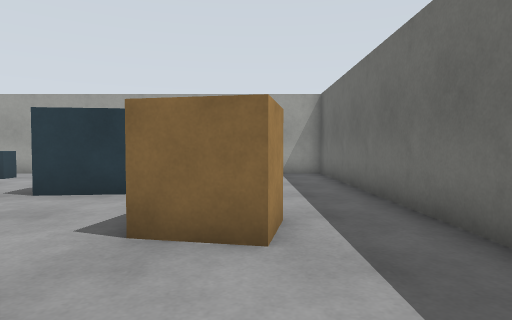
View 1 (above)

18 first-person views from a walk through a robot-simulator world made for Gazebo. The camera is 0.94 m above the floor, tilts 2° down and sees 75° across. The floor is counted in squares, 1 m on a side. Each view is taken from the middle of a square. On the plan, view 1 faces up. The plan holds only what a view shows up to about 12 squares ahead; the rest is blank.

View 2
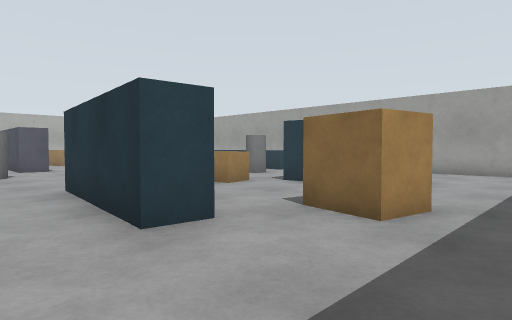

View 3
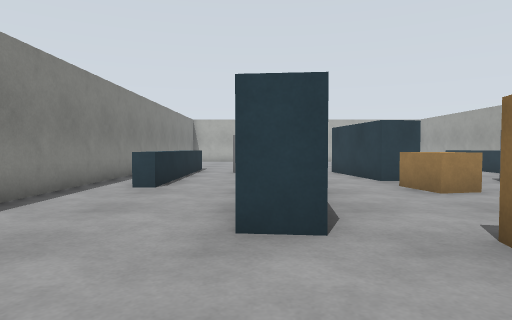

View 4
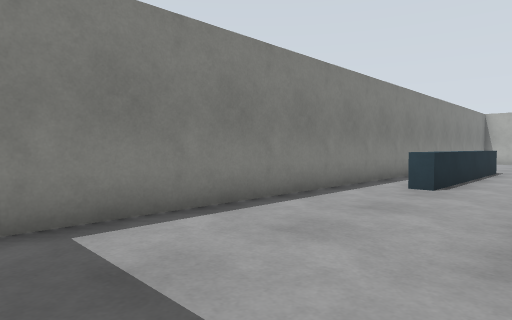

View 5
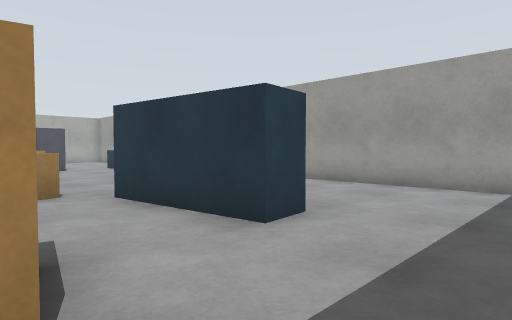

View 6
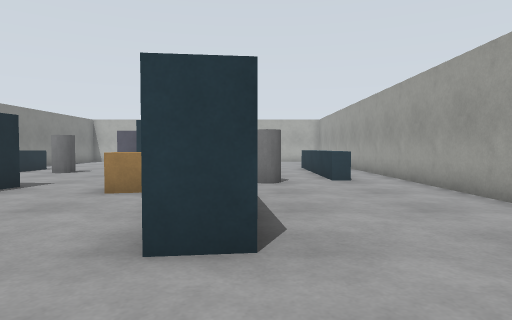

View 7
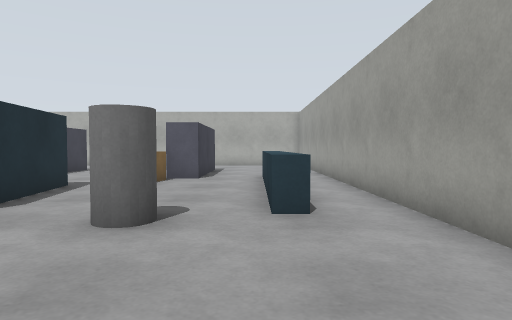

View 8
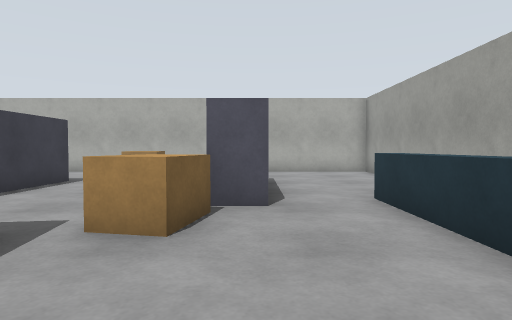

View 9
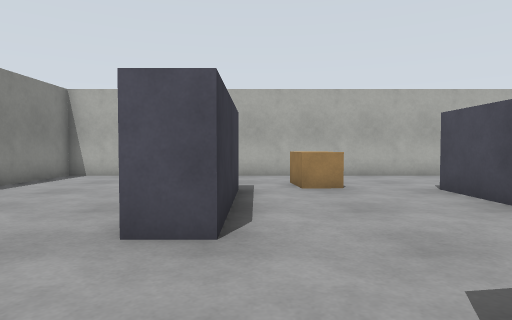

View 10
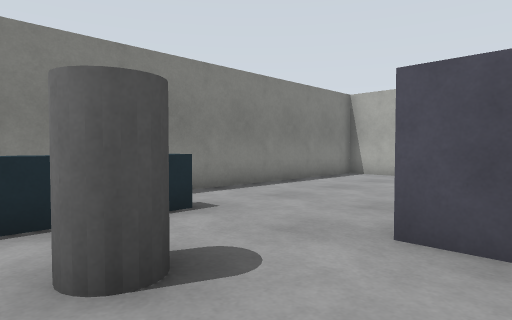

View 11
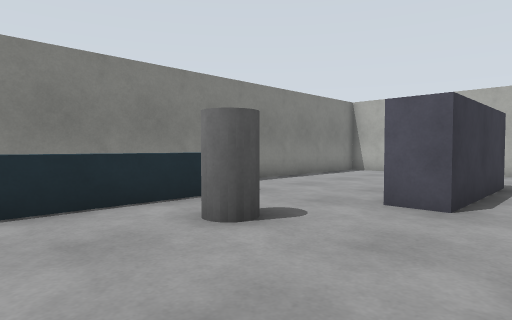

View 12
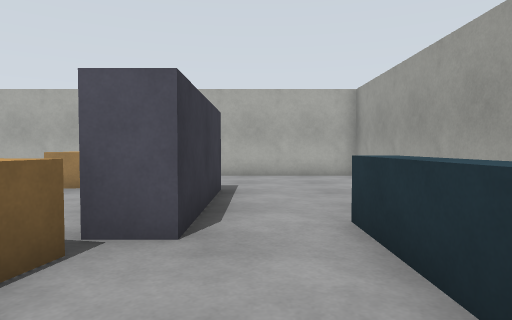

View 13
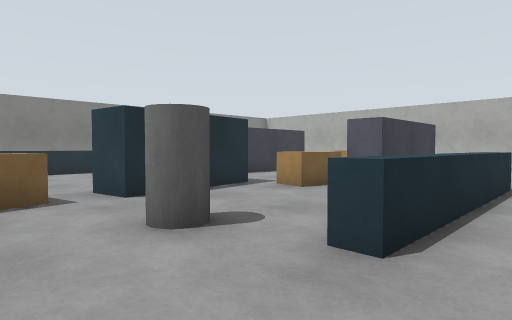

View 14
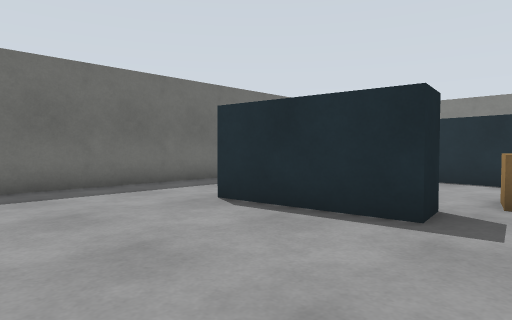

View 15
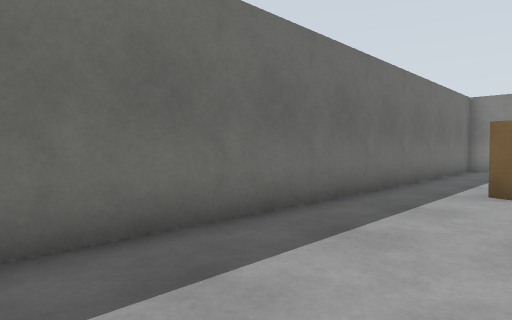

View 16
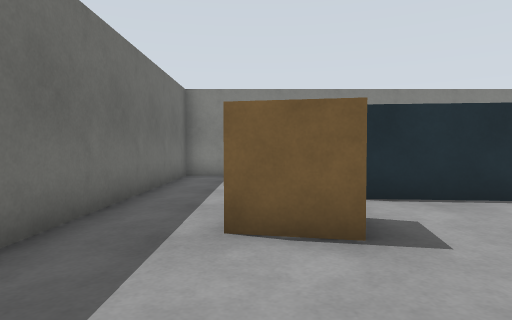

View 17
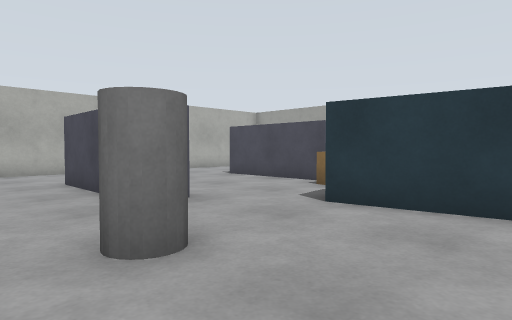

View 18
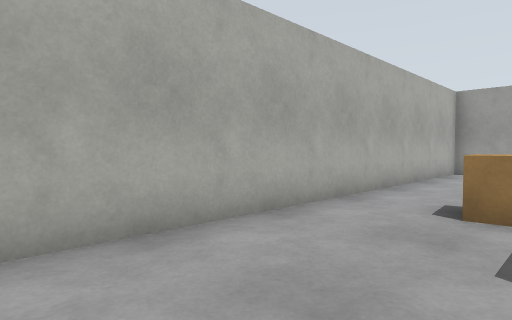

### Floor plan
Points are (right, up) in squares from view 1. A wall is a line through its corners. A room is listed if a view was taken in it or the views show most of it. See-through windows are left out.
Room 1 (views 1, 2, 3, 4, 5, 6, 7, 8, 9, 10, 11, 12, 13, 14, 15, 16, 17, 18)
walls: (-6.2, 2.2) (-1.9, 1.8); (-15.1, 1.6) (-17.6, 1.6); (-4.4, 6.6) (-4.6, 7.6) (-1, 8) (-0.9, 7) (-4.4, 6.6); (-17.6, 2.6) (-13.4, 2.6) (-13.4, 1.5); (-1.6, 1.9) (-1.7, 0.8) (-6.3, 1.2); (-17.6, 8.2) (-13.4, 8.2) (-13.4, 7.2) (-17.6, 7.2); (1, 12.4) (-21.4, 12.4) (-21.4, -3.4) (2.4, -3.4) (2.4, 12)
objects: pallet (-19, 4) to (-18, 5); barrier (-14, 10) to (-8, 11); barrier (-13, -2) to (-6, -2); pallet (-13, 6) to (-12, 7); pillar (-11, 0) to (-11, 1); cyan box (-11, 4) to (-8, 6); pillar (-7, 8); pallet (-6, 5) to (-5, 6); pallet (-1, 3) to (0, 4)

Where each view was taken, in squares from view 1:
view 1: 0 up, 0 right, facing up
view 2: 1 down, 2 right, facing up-left
view 3: 1 up, 2 right, facing left
view 4: 1 up, 2 right, facing down-left
view 5: 4 up, 2 right, facing up-left
view 6: 8 up, 2 right, facing left
view 7: 10 up, 3 left, facing left
view 8: 8 up, 8 left, facing left
view 9: 3 up, 10 left, facing left
view 10: 3 up, 10 left, facing down-left
view 11: 4 up, 8 left, facing down-left
view 12: 9 up, 10 left, facing left
view 13: 12 up, 5 left, facing down-left
view 14: 12 up, 6 left, facing down-right
view 15: 12 up, 1 left, facing down-right
view 16: 8 up, 0 right, facing down
view 17: 1 down, 8 left, facing up-left
view 18: 1 down, 18 left, facing up-left
